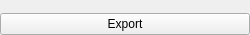
<?xml version="1.0" encoding="UTF-8"?>
<ui version="4.0">
 <class>ipExportLevel</class>
 <widget class="QWidget" name="ipExportLevel">
  <property name="geometry">
   <rect>
    <x>0</x>
    <y>0</y>
    <width>250</width>
    <height>35</height>
   </rect>
  </property>
  <property name="sizePolicy">
   <sizepolicy hsizetype="MinimumExpanding" vsizetype="Preferred">
    <horstretch>0</horstretch>
    <verstretch>0</verstretch>
   </sizepolicy>
  </property>
  <property name="windowTitle">
   <string>Form</string>
  </property>
  <layout class="QVBoxLayout" name="layout">
   <property name="spacing">
    <number>0</number>
   </property>
   <property name="leftMargin">
    <number>0</number>
   </property>
   <property name="topMargin">
    <number>0</number>
   </property>
   <property name="rightMargin">
    <number>0</number>
   </property>
   <property name="bottomMargin">
    <number>0</number>
   </property>
   <item>
    <layout class="QVBoxLayout" name="lytItems">
     <property name="spacing">
      <number>0</number>
     </property>
    </layout>
   </item>
   <item>
    <spacer name="verticalSpacer">
     <property name="orientation">
      <enum>Qt::Vertical</enum>
     </property>
     <property name="sizeType">
      <enum>QSizePolicy::MinimumExpanding</enum>
     </property>
     <property name="sizeHint" stdset="0">
      <size>
       <width>20</width>
       <height>8</height>
      </size>
     </property>
    </spacer>
   </item>
   <item>
    <widget class="QPushButton" name="btnExport">
     <property name="text">
      <string>Export</string>
     </property>
    </widget>
   </item>
  </layout>
 </widget>
 <resources/>
 <connections/>
</ui>
